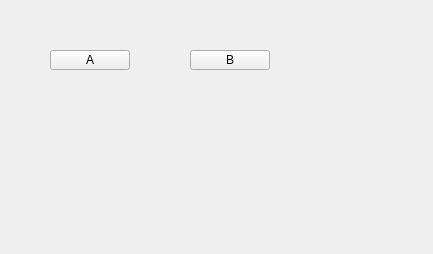
<?xml version="1.0" encoding="UTF-8"?>
<ui version="4.0">
 <class>trans1</class>
 <widget class="QWidget" name="trans1">
  <property name="geometry">
   <rect>
    <x>0</x>
    <y>0</y>
    <width>433</width>
    <height>254</height>
   </rect>
  </property>
  <property name="windowTitle">
   <string>Form</string>
  </property>
  <widget class="QPushButton" name="pushButton">
   <property name="geometry">
    <rect>
     <x>50</x>
     <y>50</y>
     <width>80</width>
     <height>20</height>
    </rect>
   </property>
   <property name="text">
    <string>A</string>
   </property>
  </widget>
  <widget class="QPushButton" name="pushButton_2">
   <property name="geometry">
    <rect>
     <x>190</x>
     <y>50</y>
     <width>80</width>
     <height>20</height>
    </rect>
   </property>
   <property name="text">
    <string>B</string>
   </property>
  </widget>
 </widget>
 <resources/>
 <connections/>
</ui>
